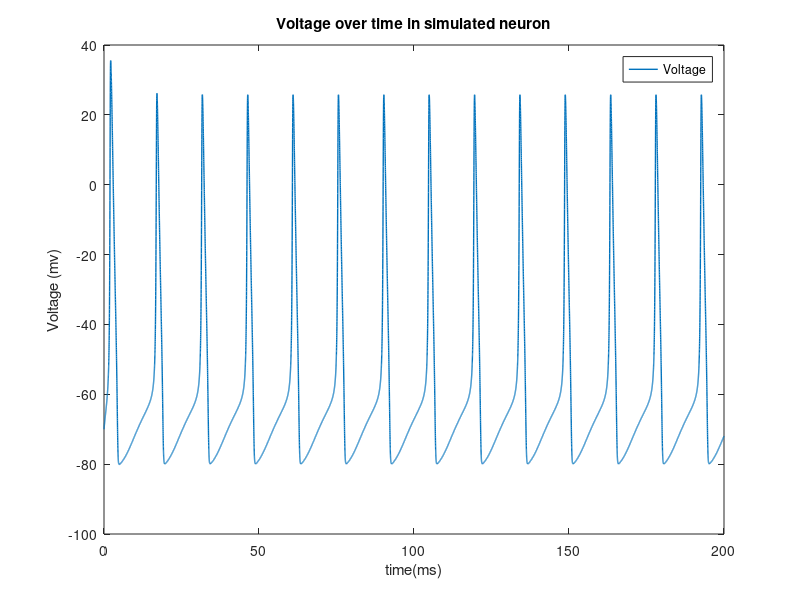
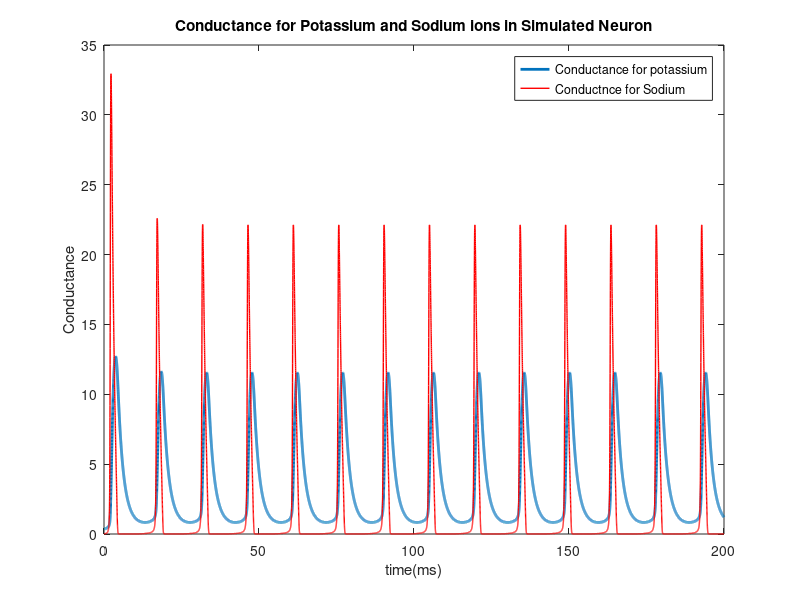

Write MATLAB code to recreate these figures, in order.
clear all; clc; close all

%%   Stimulation time 
stimulationTime = 200; %in ms
deltaT= 0.01;
t=0:deltaT:stimulationTime;


%   Specify the external current
changeTimes = [0]; % in ms
currentLevels = [10]; %change this to see effect of different currents on milivoltage (suggested values: 3,20,50,1000)

%Set externally applied current across time 
%Here, first 500 timesteps are at current of 50, next 1500 timesteps at
%current zero (resets resting potential of neuron), and the rest of 
%timesteps are at constan current 
%I(1:500) = currentLevels; I(501:200)= 0; I(2001:numel(t)) = currentLevels;
%comment out the above line and uncomment the line below for constant current, and observe effects on voltage timecurse
I(1:numel(t)) = currentLevels;


%%   Constant parameters
%All of these can be found in table 3 art: Hodking Huxley 1952
gbar_K=36; gbar_Na=120; g_L=0.3;
E_K=-12; E_Na = 115; E_L=10.6; %%%%%%<-----   REVISAR 
C=1;


%%   Set the initial states 
V=0; %baseline voltage 
alpha_n = 0.01*((10-V)/(exp((10-V)/10)-1)); %equation 12
beta_n = 0.125*exp(-V/80); %Equation 13
alpha_m = 0.1*((25-V)/(exp((25-V)/10)-1)); %equation 20
beta_m = 4*exp(-V/18); %Equation 21
alpha_h = 0.07*exp(-V/20); %Equation 23
beta_h = 1/(exp((30-V)/10)+1); %Equation 24 

n(1) = alpha_n/(alpha_n+beta_n); %equation 9
m(1) = alpha_m/(alpha_m+beta_m); %equation 18
h(1) = alpha_h/(alpha_h+beta_h); %equation 18


for  i=1:numel(t)-1 %Compute coefficients, currents, and derivates at each time 
    
    %   Calculate the coefficients 
    %Equations here are same as above, just calculating at each time step
    alpha_n(i) = 0.01*((10-V(i))/(exp((10-V(i))/10)-1));
    beta_n(i) = 0.125*exp(-V(i)/80);
    alpha_m(i) = 0.1*((25-V(i))/(exp((25-V(i))/10)-1));
    beta_m(i) = 4*exp(-V(i)/18);
    alpha_h(i) = 0.07*exp(-V(i)/20);
    beta_h(i) = 1/(exp((30-V(i))/10)+1);
    
    
    %   Calculate the currrents
    I_Na = (m(i)^3)*gbar_Na*h(i)*(V(i)-E_Na); %equations 3 and 14 
    I_K = (n(i)^4)*gbar_K*(V(i)-E_K);%Equations 4 and 6
    I_L = g_L*(V(i)-E_L); %Equations 5
    I_ion = I(i)-I_K-I_Na-I_L;
    
    
    %   Calculate the derivates usion Euler first order approximation,    States open-close 
    V(i+1) = V(i) + deltaT*I_ion/C;
    n(i+1) = n(i) + deltaT*(alpha_n(i)*(1-n(i)) - beta_n(i)*n(i)); %Equation 7
    m(i+1) = m(i) + deltaT*(alpha_m(i)*(1-m(i)) - beta_m(i)*m(i)); %Equation 15
    h(i+1) = h(i) + deltaT*(alpha_h(i)*(1-h(i)) - beta_h(i)*h(i)); %Equation 16
    
end 


V = V-70; %Set restng potential to -70mV

%%   Plot Voltage
plot(t,V,'LineWidth',1)
hold on
legend({'Voltage'})
ylabel('Voltage (mv)')
xlabel ('time(ms)')
title('Voltage over time in simulated neuron')


%   Plot conductance 
figure
p1 = plot(t,gbar_K*n.^4,'LineWidth',2);
hold on
p2 = plot(t,gbar_Na*(m.^3).*h,'r','LineWidth',1);
legend([p1, p2],'Conductance for potassium','Conductnce for Sodium')
ylabel('Conductance')
xlabel('time(ms)')
title('Conductance for Potassium and Sodium ions in Simulated Neuron')





